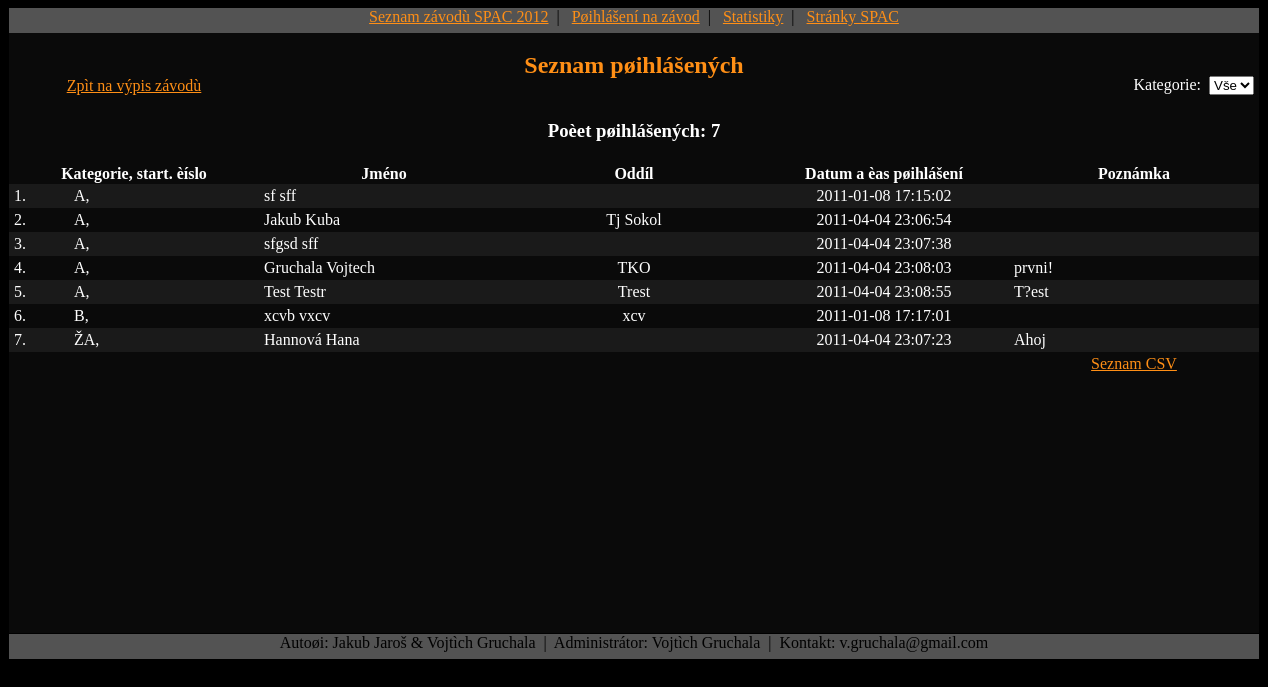
The page /detail-zavodu.php on the database its author committed.
### tables this page shows
CREATE TABLE `spac_registration` (
  `id` int(11) NOT NULL auto_increment,
  `id_category` int(11) NOT NULL,
  `id_race` int(11) NOT NULL,
  `surname` varchar(64) NOT NULL,
  `NAME` varchar(64) NOT NULL,
  `team` varchar(64) default '',
  `spac_number` int(3) default NULL,
  `date_time` timestamp NOT NULL default CURRENT_TIMESTAMP,
  `notice` varchar(256) default '',
  PRIMARY KEY  (`id`),
  UNIQUE KEY `id_category` (`id_category`,`id_race`,`surname`,`NAME`)
);

CREATE TABLE `spac_category` (
  `id` int(11) NOT NULL auto_increment,
  `prefix` varchar(8) NOT NULL,
  `name` varchar(64) NOT NULL,
  `coefficient` decimal(5,2) NOT NULL default '1.00',
  PRIMARY KEY  (`id`)
);

### detail-zavodu.php (the view, shortened to what this page needs)
<?php
  $zavod = "1";
?>
<!DOCTYPE html PUBLIC "-//W3C//DTD XHTML 1.0 Strict//EN" "http://www.w3.org/TR/xhtml1/DTD/xhtml1-strict.dtd">
<html xmlns="http://www.w3.org/1999/xhtml">
  <head>
    <link rel="stylesheet" type="text/css" href="style.css" />
  </head>
  <body>
    <div class="container">
      <div class="menu">
        <?php include("menu.php"); ?>
      </div>
      <div class="content">
        <table>
          <tr><td style="vertical-align:bottom; height:50px;"><a href="vypis-zavodu.php">Zpìt na výpis závodù</a></td><td colspan="3" style="text-align:center; vertical-align:bottom;"><h1>Seznam pøihlášených</h1></td><td style="text-align:right; vertical-align:bottom;"><form action="detail-zavodu.php?zavod=<?php echo $zavod; ?>"><?php include("kategorie-combobox.php"); ?></form></td></tr>
          <tr>
            <td>&nbsp;</td>
            <td colspan="3">
                 <?php
                    $dotaz_pocet="SELECT count(*) cnt FROM spac_registration rg
                    JOIN spac_category c ON (rg.id_category=c.id)
                    JOIN spac_race rc ON (rg.id_race=rc.id AND rc.id='$zavod') WHERE prefix='$choice'
                    ORDER BY c.id, rg.date_time;";
                    if ($choice == "all")
                    {
                      $dotaz_pocet="SELECT count(*) cnt FROM spac_registration rg
                      JOIN spac_category c ON (rg.id_category=c.id)
                      JOIN spac_race rc ON (rg.id_race=rc.id AND rc.id='$zavod')
                      ORDER BY c.id, rg.date_time;";
                    }
                    $vysledek_pocet = MySQL_Query($dotaz_pocet);
                    while ($vysledek_zaznam = mysql_fetch_assoc($vysledek_pocet)) {
                        $pocet=$vysledek_zaznam["cnt"];
                        echo "<h3>Poèet pøihlášených: $pocet</h3>";
                    }
                 ?>
            </td>
            <td>&nbsp;</td>
          </tr>
          <tr><th>Kategorie, start. èíslo</th><th>Jméno</th><th>Oddíl</th><th>Datum a èas pøihlášení</th><th>Poznámka</th></tr>
          <?php
            $dotaz="SELECT c.prefix, rg.id, rg.surname, rg.name, rg.team, rg.spac_number, rg.date_time, rg.notice FROM spac_registration rg
                    JOIN spac_category c ON (rg.id_category=c.id)
                    JOIN spac_race rc ON (rg.id_race=rc.id AND rc.id='$zavod') WHERE prefix='$choice'
                    ORDER BY c.id, rg.date_time;";
            if ($choice == "all")
            {
              $dotaz="SELECT c.prefix, rg.id, rg.surname, rg.name, rg.team, rg.spac_number, rg.date_time, rg.notice FROM spac_registration rg
              JOIN spac_category c ON (rg.id_category=c.id)
              JOIN spac_race rc ON (rg.id_race=rc.id AND rc.id='$zavod')
              ORDER BY c.id, rg.date_time;";
            }
            $vysledek = MySQL_Query($dotaz);
            $i = 0;
            while ($zaznam = MySQL_Fetch_Array($vysledek))
            {
              $row=$i+1;
              $category=$zaznam["prefix"];
              $surname=$zaznam["surname"];
              $name=$zaznam["name"];
              $number=$zaznam["spac_number"];
              $team=$zaznam["team"];
              $date=$zaznam["date_time"];
              $notice=$zaznam["notice"];
              if (($i % 2) & !isset($_SESSION['administrace']))
              {
                echo "<tr><td style=\"text-align:left;\">$row.&nbsp;&nbsp;&nbsp;&nbsp;&nbsp;&nbsp;&nbsp;&nbsp;&nbsp;&nbsp;&nbsp;&nbsp;$category,&nbsp;&nbsp;&nbsp;$number</td><td style=\"text-align:left;\">$surname $name</td><td>$team</td><td>$date</td><td style=\"text-align:left;\">$notice</td></tr>\n\t";
              }
              if (!($i % 2) & !isset($_SESSION['administrace']))
              {
                echo "<tr class='odd'><td style=\"text-align:left;\">$row.&nbsp;&nbsp;&nbsp;&nbsp;&nbsp;&nbsp;&nbsp;&nbsp;&nbsp;&nbsp;&nbsp;&nbsp;$category,&nbsp;&nbsp;&nbsp;$number</td><td style=\"text-align:left;\">$surname $name</td><td>$team</td><td>$date</td><td style=\"text-align:left;\">$notice</td></tr>\n\t";
              }
              $i++;
            }
            echo "<tr><td>&nbsp;</td><td>&nbsp;</td><td>&nbsp;</td><td>&nbsp;</td><td><a href='detail-zavodu-csv.php?zavod=$zavod'>Seznam CSV</a></td></tr>";
          ?>
        </table>
      </div>
      <div class="paticka">
        <?php include("paticka.php"); ?>
      </div>
    </div>
  </body>
</html>

### style.css (style rules this page uses)
.container { margin:auto; width:1250px; font-size:16px; }
.menu { position:relative; top:0px; left:0px; border-bottom:1px solid white; background-color:#535353; width:1250px; height:25px; text-align:center; vertical-align: middle; }
.content { position:relative; top:-1px; left:0px; width:1250px; background-color:#0A0A0A; color:#FFFFFF; min-height:600px; }
.paticka { position:relative; top:0px; left:0px; background-color:#535353; width:1250; height:25px; text-align:center; vertical-align:middle; }
table { margin:auto; width:100%; table-layout:fixed; border-collapse:collapse; }
td { border:1px solid #000000; padding-left:5px; padding-right:5px; padding-top:3px; padding-bottom:3px; border:0px; background-color:#0A0A0A; text-align:center; }
.odd td { border:1px solid #000000; padding-left:5px; padding-right:5px; padding-top:3px; padding-bottom:3px; border:0px; background-color:#1A1A1A; text-align:center; }
th { border:0px; background-color:#0A0A0A; }
h1 { font-size:24px; font-weight:bold; color:#FF8F16; }
a:link { color:#FF8F16; }
body { background-color:#000000; }

### rows shown on the page
spac_registration: row "1", spac_category.prefix "A", surname "sf", NAME "sff", date_time "2011-01-08 17:15:02"
spac_registration: row "2", spac_category.prefix "A", surname "Jakub", NAME "Kuba", team "Tj Sokol", date_time "2011-04-04 23:06:54"
spac_registration: row "3", spac_category.prefix "A", surname "sfgsd", NAME "sff", date_time "2011-04-04 23:07:38"
spac_registration: row "4", spac_category.prefix "A", surname "Gruchala", NAME "Vojtech", team "TKO", date_time "2011-04-04 23:08:03", notice "prvni!"
spac_registration: row "5", spac_category.prefix "A", surname "Test", NAME "Testr", team "Trest", date_time "2011-04-04 23:08:55", notice "T?est"
spac_registration: row "6", spac_category.prefix "B", surname "xcvb", NAME "vxcv", team "xcv", date_time "2011-01-08 17:17:01"
spac_registration: row "7", spac_category.prefix "ŽA", surname "Hannová", NAME "Hana", date_time "2011-04-04 23:07:23", notice "Ahoj"

### other values the page prints
$pocet "7"
